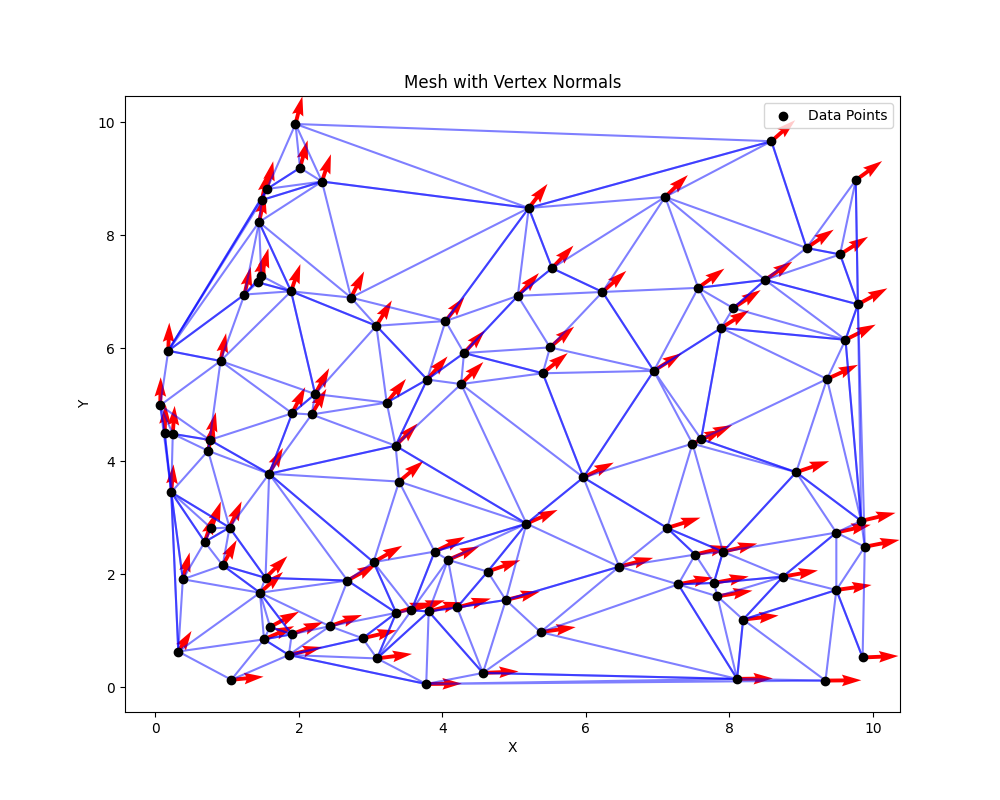

Reproduce this figure in Python.
import numpy as np
import matplotlib.pyplot as plt
from scipy.spatial import Delaunay

# Load the data using np.loadtxt
data = np.loadtxt('mesh.dat', skiprows=1)

# Extract the x and y coordinates
points = data

# Lifting function: z = x^2 + xy + y^2
def lifting_map(x, y):
    return x**2 + x*y + y**2

# Compute the vertex normal (gradient of the surface)
def vertex_normal(x, y):
    # Gradient of z = x^2 + xy + y^2
    dz_dx = 2 * x + y  # derivative of x^2 + xy + y^2 with respect to x
    dz_dy = x + 2 * y  # derivative of x^2 + xy + y^2 with respect to y
    # Normal vector is (dz_dx, dz_dy, -1)
    return np.array([dz_dx, dz_dy, -1])

# Compute the magnitude of the normal vector
def normal_magnitude(x, y):
    normal = vertex_normal(x, y)
    return np.linalg.norm(normal)

# Lift the points to 3D using the lifting map
points_3d = np.column_stack((points, lifting_map(points[:, 0], points[:, 1])))

# Generate the Delaunay triangulation
triangulation = Delaunay(points)

# Create a plot
fig = plt.figure(figsize=(10, 8))
ax = fig.add_subplot(111)

# Plot the mesh points
ax.scatter(points[:, 0], points[:, 1], color='black', zorder=5, label='Data Points')

# Plot the Delaunay triangulation
for simplex in triangulation.simplices:
    ax.plot(points[simplex, 0], points[simplex, 1], color='blue', alpha=0.5)

# List to store the vertex normal data for text output
normal_data = []

# Calculate and plot the vertex normals at each vertex
for point in points:
    x, y = point
    normal = vertex_normal(x, y)
    magnitude = normal_magnitude(x, y)
    print(f"Point ({x}, {y}) -> Normal Magnitude: {magnitude}")  # Print normal magnitude
    
    # Manually scale the normal vector to fit better in the plot
    normal_scaled = normal / magnitude * 0.5  # Adjusted scaling factor
    
    # Plot the normal vectors as arrows with scaled size
    ax.quiver(x, y, normal_scaled[0], normal_scaled[1], angles='xy', scale_units='xy', scale=1, color='red', width=0.005)
    
    # Add the vector normal to the normal data list for saving
    normal_data.append(f"Point: ({x}, {y}) -> Vertex Normal: ({normal[0]}, {normal[1]})")

# Save the vertex normal data to a text file
with open("vertex_normals2.txt", "w") as file:
    for line in normal_data:
        file.write(line + "\n")

# Adding labels and title
ax.set_xlabel('X')
ax.set_ylabel('Y')
ax.set_title('Mesh with Vertex Normals')

# Show the plot
plt.legend()
plt.savefig("vertex_normal2.png")
plt.show()
